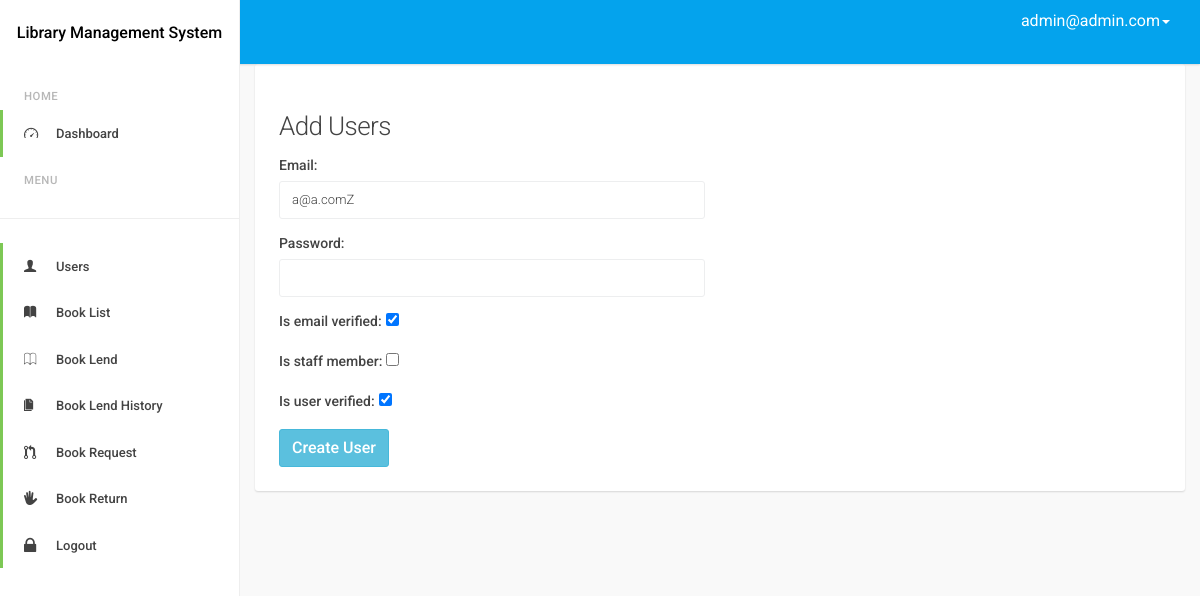
Before: /admindash/update/user/24 (signed in) with the older database file.
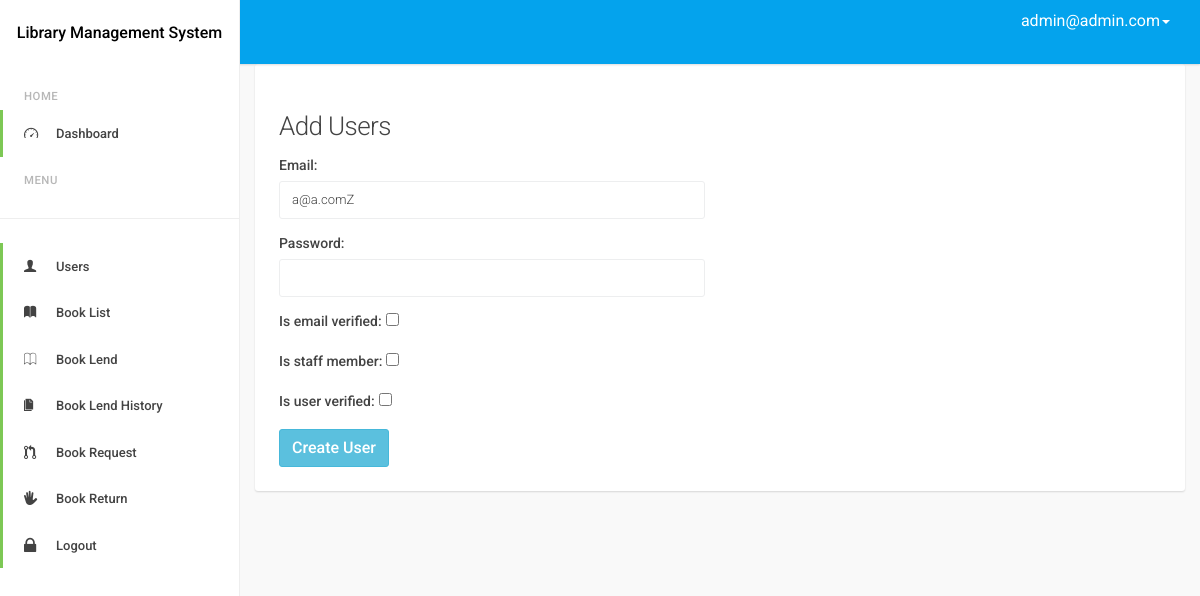
After: the same page with the newer database file.
### accounts/models.py (models this page shows, shortened)
class MyUser(AbstractBaseUser):
    email = models.EmailField(
        verbose_name='email address',
        max_length=255,
        unique=True,
    )
    is_active = models.BooleanField(default=True)
    is_admin = models.BooleanField(default=False)
    is_staff_member = models.BooleanField(default=False)
    last_login = models.DateTimeField(blank=True, null=True, verbose_name="last login")
    is_email_verified = models.BooleanField(default=False)
    is_user_verified = models.BooleanField(default=False)
    objects = MyUserManager()
    USERNAME_FIELD = 'email'
    REQUIRED_FIELDS = []
    class Meta:
        verbose_name = 'User'
        verbose_name_plural = 'Users'
    def __str__(self):
        return self.email

### admin_dash/views.py (the view, shortened to what this page needs)
# urls.py: path('update/user/<str:pk>', views.UserUpdateView.as_view(), name='update_user'),
@method_decorator(is_admin(), name='dispatch')
class UserUpdateView(UpdateView):
    form_class = UsersForms
    model = MyUser
    template_name = 'admin_dash/user_create_update.html'
    success_message = 'User Created Successfully'

### admin_dash/forms.py (shortened to what this page needs)
class UsersForms(forms.ModelForm):
    def __init__(self, *args, **kwargs):
        super(UsersForms, self).__init__(*args, **kwargs)
        self.fields['is_email_verified'].initial = True
        self.fields['is_user_verified'].initial = True
    class Meta:
        model = MyUser
        fields = ['email', 'password', 'is_email_verified', 'is_staff_member', 'is_user_verified']
        labels = {'email': 'Email'}
        widgets = {
            'email': forms.EmailInput(attrs={'class': 'form-control'}),
            'password': forms.PasswordInput(attrs={'class': 'form-control'}),
        }

### decorator.py (called while the page is built)
def is_admin():
    def decorator(view_function):
        def wrap(request, *args, **kwargs):
            if request.user.is_authenticated:
                if request.user.is_admin:
                    return view_function(request, *args, **kwargs)
                else:
                    raise PermissionDenied
            else:
                return redirect('accounts:login')
        return wrap
    return decorator

### admin_dash/templates/admin_dash/user_create_update.html (shortened to what this page needs)
{% extends 'base.html' %}
{% load static %}
{% block body %}
        <div class="d-sm-flex  mb-4">
            <h1 class="h3 mb-0 text-gray-800">Add Users</h1>
        </div>
        <div class="row mb-3 ">
            <div class="col-xl-5 col-md-6 mb-4">
                <form method="post">
                    {{ form.as_p }}
                    <input type="submit" value="Create User" class="btn btn-info">
                </form>
            </div>
        </div>
{% endblock %}

Changed rows visible on the page:
changed MyUser "a@a.comZ": is_email_verified "☑" → "☐"; is_user_verified "☑" → "☐"
